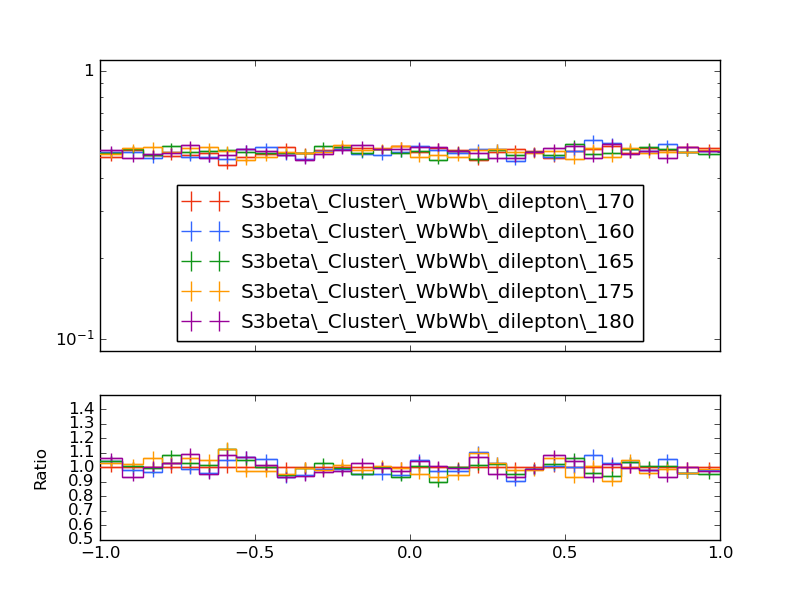

Reproduce this figure in Python.
#! /usr/bin/env python

# This Python script was auto-generated using YODA v2.0.1.
# Analysis object: /WbWb_dilepton/phi_met_untagged
# Timestamp: 27-02-2025 (11:02:17)

import matplotlib as mpl
import matplotlib.pyplot as plt
mpl.use('Agg') # comment out for interactive use
import os
import numpy as np

plotDir = os.path.split(os.path.realpath(__file__))[0]
if 'YODA_USER_PLOT_PATH' in globals():
    plot_outdir = globals()['YODA_USER_PLOT_PATH']
else:
    plot_outdir = plotDir

#plot style
plt.style.use(os.path.join(plotDir, '../default.mplstyle'))

plt.rcParams['text.usetex'] = False
plt.style.use(['classic'])
plt.rc('font', family='DejaVu Sans')
# plot metadata
figW, figH = plt.rcParams['figure.figsize']
ax_xLabel = r''
ax_yLabel = r''
ax_title  = r''
ax_xScale = 'linear'
ax_yScale = 'log'
xLims = (-1.0, 1.0)
yLims = (0.09000000000000001, 1.1)

# TeX-friendly labels for the legend
labels = {
    'legend' : ([ r"S3beta\_Cluster\_WbWb\_dilepton\_170", r"S3beta\_Cluster\_WbWb\_dilepton\_160", r"S3beta\_Cluster\_WbWb\_dilepton\_165", r"S3beta\_Cluster\_WbWb\_dilepton\_175", r"S3beta\_Cluster\_WbWb\_dilepton\_180" ], r""),
}

# Adjust canvas width and height
canvasW = 10.0
canvasH = 9.0
figW *= canvasW/10.
figH *= canvasH/9.

# Create figure and axis objects
fig, (ax, ratio0_ax) = plt.subplots(2, 1, sharex=True,
                  figsize=(figW,figH), gridspec_kw={'height_ratios': (6.0, 3.0)})

# Set figure margins
plt.subplots_adjust(
    left   = 1.0 * plt.rcParams['figure.subplot.left'],
    right  = 1.0 * plt.rcParams['figure.subplot.right'],
    top    = 1.0 * plt.rcParams['figure.subplot.top'],
    bottom = 1.0 * plt.rcParams['figure.subplot.bottom'])

ratio0_ax.yaxis.set_major_locator(mpl.ticker.MultipleLocator(0.1))
ratio0_ax.set_ylim(0.5, 1.4999)
ratio0_ax.set_ylabel('Ratio')

# the numerical data is stored in a separate file
dataf = dict()
prefix = os.path.split(__file__)[0]
if prefix:    prefix = prefix + '/'
exec(open(prefix+'phi_met_untagged__data.py').read(), dataf)


legend_handles = dict() # keep track of handles for the legend

# style options for curves
# starts at zorder>=5 to draw curve on top of legend
styles = {
  'S3beta_Cluster_WbWb_dilepton_170.yoda.gz': {
    'color' : '#EE3311',
    'linestyle' : '-',
    'linewidth' : 1,
    'marker' : 'none',
    'markersize' : 2,
    'capsize' : 0.0,
    'zorder' : 5,
    'histstyle' : 1,
    'drawstyle' : 'steps-pre',
    'xerrorbars' : 1,
    'yerrorbars' : 1,
    'fillcolor' : None,
    'fillopacity' : 1.0,
    'ratio0_linestyle' : '-',
    'ratio0_linewidth' : 1,
    'ratio0_marker' : 'none',
    'ratio0_markersize' : 2,
    'ratio0_capsize' : 0.0,
    'ratio0_zorder' : 5,
    'ratio0_histstyle' : 1,
    'ratio0_drawstyle' : 'steps-pre',
    'ratio0_xerrorbars' : 1,
    'ratio0_yerrorbars' : 1,
  },
  'S3beta_Cluster_WbWb_dilepton_160.yoda.gz': {
    'color' : '#3366FF',
    'linestyle' : '-',
    'linewidth' : 1,
    'marker' : 'none',
    'markersize' : 2,
    'capsize' : 0.0,
    'zorder' : 6,
    'histstyle' : 1,
    'drawstyle' : 'steps-pre',
    'xerrorbars' : 1,
    'yerrorbars' : 1,
    'fillcolor' : None,
    'fillopacity' : 1.0,
    'ratio0_linestyle' : '-',
    'ratio0_linewidth' : 1,
    'ratio0_marker' : 'none',
    'ratio0_markersize' : 2,
    'ratio0_capsize' : 0.0,
    'ratio0_zorder' : 6,
    'ratio0_histstyle' : 1,
    'ratio0_drawstyle' : 'steps-pre',
    'ratio0_xerrorbars' : 1,
    'ratio0_yerrorbars' : 1,
  },
  'S3beta_Cluster_WbWb_dilepton_165.yoda.gz': {
    'color' : '#109618',
    'linestyle' : '-',
    'linewidth' : 1,
    'marker' : 'none',
    'markersize' : 2,
    'capsize' : 0.0,
    'zorder' : 7,
    'histstyle' : 1,
    'drawstyle' : 'steps-pre',
    'xerrorbars' : 1,
    'yerrorbars' : 1,
    'fillcolor' : None,
    'fillopacity' : 1.0,
    'ratio0_linestyle' : '-',
    'ratio0_linewidth' : 1,
    'ratio0_marker' : 'none',
    'ratio0_markersize' : 2,
    'ratio0_capsize' : 0.0,
    'ratio0_zorder' : 7,
    'ratio0_histstyle' : 1,
    'ratio0_drawstyle' : 'steps-pre',
    'ratio0_xerrorbars' : 1,
    'ratio0_yerrorbars' : 1,
  },
  'S3beta_Cluster_WbWb_dilepton_175.yoda.gz': {
    'color' : '#FF9900',
    'linestyle' : '-',
    'linewidth' : 1,
    'marker' : 'none',
    'markersize' : 2,
    'capsize' : 0.0,
    'zorder' : 8,
    'histstyle' : 1,
    'drawstyle' : 'steps-pre',
    'xerrorbars' : 1,
    'yerrorbars' : 1,
    'fillcolor' : None,
    'fillopacity' : 1.0,
    'ratio0_linestyle' : '-',
    'ratio0_linewidth' : 1,
    'ratio0_marker' : 'none',
    'ratio0_markersize' : 2,
    'ratio0_capsize' : 0.0,
    'ratio0_zorder' : 8,
    'ratio0_histstyle' : 1,
    'ratio0_drawstyle' : 'steps-pre',
    'ratio0_xerrorbars' : 1,
    'ratio0_yerrorbars' : 1,
  },
  'S3beta_Cluster_WbWb_dilepton_180.yoda.gz': {
    'color' : '#990099',
    'linestyle' : '-',
    'linewidth' : 1,
    'marker' : 'none',
    'markersize' : 2,
    'capsize' : 0.0,
    'zorder' : 9,
    'histstyle' : 1,
    'drawstyle' : 'steps-pre',
    'xerrorbars' : 1,
    'yerrorbars' : 1,
    'fillcolor' : None,
    'fillopacity' : 1.0,
    'ratio0_linestyle' : '-',
    'ratio0_linewidth' : 1,
    'ratio0_marker' : 'none',
    'ratio0_markersize' : 2,
    'ratio0_capsize' : 0.0,
    'ratio0_zorder' : 9,
    'ratio0_histstyle' : 1,
    'ratio0_drawstyle' : 'steps-pre',
    'ratio0_xerrorbars' : 1,
    'ratio0_yerrorbars' : 1,
  },
}

# curve from input yoda files in main panel
for label, yvals in dataf['yvals'].items():
    if all(np.isnan(v) for v in dataf['yvals'][label]):
        continue
    tmp = None
    if styles[label]['histstyle']: # draw as histogram
        xpos = dataf['xedges'][label] if styles[label]['drawstyle'] else dataf['xpoints'][label]
        ypos = np.insert(yvals, 0, yvals[0]) if styles[label]['drawstyle'] else yvals
        if styles[label]['fillcolor']: # fill area below curve
            ax.fill_between(xpos, ypos, step='pre',
                            color=styles[label]['fillcolor'],
                            alpha=styles[label]['fillopacity'])
        tmp, = ax.plot(xpos, ypos,
                       color=styles[label]['color'],
                       linestyle=styles[label]['linestyle'],
                       linewidth=styles[label]['linewidth'],
                       drawstyle=styles[label]['drawstyle'], solid_joinstyle='miter',
                       zorder=styles[label]['zorder'], label=label)
    tmp = ax.errorbar(dataf['xpoints'][label], yvals,
                      xerr=np.array(dataf['xerrs'][label])*styles[label]['xerrorbars'],
                      yerr=np.array(dataf['yerrs'][label])*styles[label]['yerrorbars'],
                      fmt=styles[label]['marker'], capsize=styles[label]['capsize'],
                      markersize=styles[label]['markersize'],
                      ecolor=styles[label]['color'],
                      color=styles[label]['color'], zorder=styles[label]['zorder'])
    tmp[-1][0].set_linestyle(styles[label]['linestyle'])
    tmp[-1][0].set_linewidth(styles[label]['linewidth'])
    if label in dataf['add_legend_handle']:  legend_handles[label] = tmp
    for varLabel in dataf['variation_yvals'].keys():
        if varLabel.startswith(label):
            tmp, = ax.plot(dataf['xedges'][label], dataf['variation_yvals'][varLabel],
                           color=styles[label]['color'],
                           linestyle=styles[label]['linestyle'],
                           linewidth=styles[label]['linewidth'],
                           drawstyle='steps-pre', solid_joinstyle='miter',
                           zorder=styles[label]['zorder'], alpha=0.5)


# plots on ratio panel
# curve from input yoda files in ratio panel
for label, yvals in dataf['ratio0_yvals'].items():
    if all(np.isnan(v) for v in yvals):
        continue
    if styles[label]['ratio0_histstyle']: # plot as histogram
        xpos = dataf['xedges']['S3beta_Cluster_WbWb_dilepton_170.yoda.gz'] if styles[label]['ratio0_drawstyle'] else dataf['xpoints']['S3beta_Cluster_WbWb_dilepton_170.yoda.gz']
        ypos = np.insert(yvals, 0, yvals[0]) if styles[label]['ratio0_drawstyle'] else yvals
        ratio0_ax.plot(xpos, ypos,
                       color=styles[label]['color'],
                       linewidth=styles[label]['linewidth'],
                       linestyle=styles[label]['ratio0_linestyle'],
                       drawstyle=styles[label]['ratio0_drawstyle'], zorder=styles[label]['zorder'],
                       solid_joinstyle='miter')
    tmp = ratio0_ax.errorbar(dataf['xpoints']['S3beta_Cluster_WbWb_dilepton_170.yoda.gz'], yvals,
                             xerr=np.array(dataf['ref_xerrs'])*styles[label]['ratio0_xerrorbars'],
                             yerr=np.array(dataf['ratio0_yerrs'][label])*styles[label]['ratio0_yerrorbars'],
                             fmt=styles[label]['ratio0_marker'], capsize=styles[label]['ratio0_capsize'],
                             markersize=styles[label]['ratio0_markersize'],
                             ecolor=styles[label]['color'],
                             color=styles[label]['color'])
    tmp[-1][0].set_linestyle(styles[label]['ratio0_linestyle'])
    tmp[-1][0].set_linewidth(styles[label]['ratio0_linewidth'])

    for varlabel in dataf['ratio0_variation_vals'].keys():
        if varlabel.startswith(label):
            ratio0_ax.plot(dataf['xedges']['S3beta_Cluster_WbWb_dilepton_170.yoda.gz'],
                            dataf['ratio0_variation_vals'][varlabel],
                            color=styles[label]['color'],
                            linestyle=styles[label]['linestyle'],
                            linewidth=styles[label]['linewidth'],
                            drawstyle='steps-pre', solid_joinstyle='miter',
                            zorder=1, alpha=0.5)

legend_items = list(legend_handles.values())
ax.add_artist(ax.legend(legend_items,
                        labels['legend'][0],
                        title=labels['legend'][1],
                        alignment='left',
                        loc='lower center',
                        bbox_to_anchor=(0.5, 0.0)))

# set plot metadata as defined above
ratio0_ax.set_xlabel(ax_xLabel)
ratio0_ax.xaxis.set_label_coords(1., -0.15)
ax.set_ylabel(ax_yLabel, ha='right', va='top')
ax.yaxis.set_label_coords(-0.11, 1.0)
ax.set_title(ax_title, loc='left')
ax.set_xscale(ax_xScale)
ax.set_yscale(ax_yScale)
ax.set_xlim(xLims)
ax.set_ylim(yLims)

# tick formatting
plt.rcParams['xtick.top'] = True
plt.rcParams['ytick.right'] = True
ax.yaxis.set_major_locator(mpl.ticker.LogLocator(base=10.0, numticks=np.inf))
ax.yaxis.set_minor_locator(mpl.ticker.LogLocator(
                           base=10.0, subs=np.arange(0.1, 1, 0.1), numticks=np.inf))
fig.align_ylabels((ax, ratio0_ax))
plt.savefig(os.path.join(plot_outdir, 'phi_met_untagged.pdf'), format='PDF')
plt.savefig(os.path.join(plot_outdir, 'phi_met_untagged.png'), format='PNG')

plt.close(fig)
